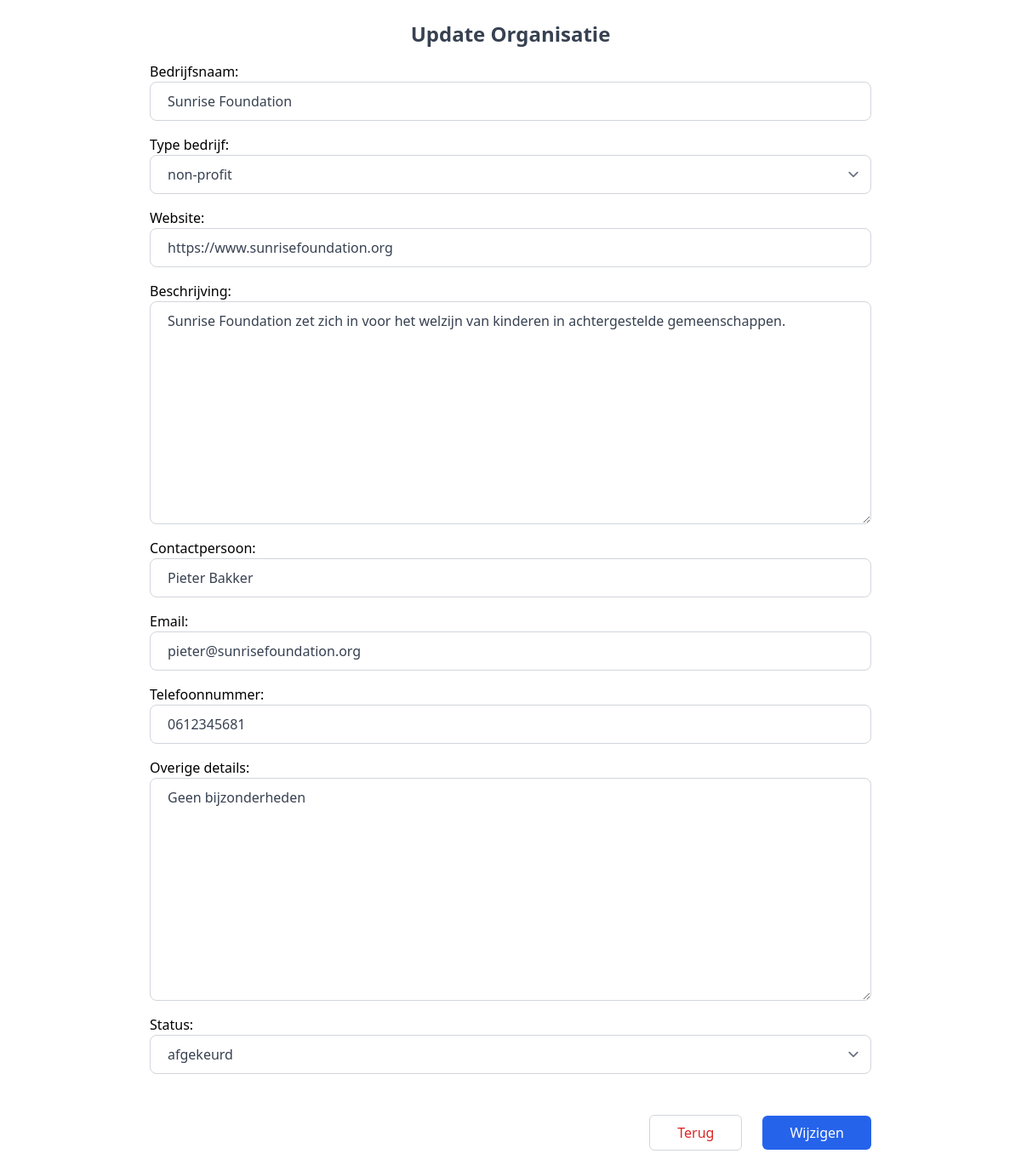
The page /admin_hub/update_organization_status/4/ (signed in) on the database its author committed.
### organization/models.py (models this page shows)
class Organization(models.Model):
    objects = models.Manager()
    bedrijfsnaam = models.CharField(max_length=255)
    type_bedrijf = models.CharField(max_length=255, choices=type_bedrijf)
    website = models.TextField()
    beschrijving = models.TextField()
    contactpersoon = models.CharField(max_length=255)
    email = models.EmailField(max_length=255)
    telefoonnummer = models.CharField(max_length=255)
    Overige_details = models.TextField(null=True)
    created_at = models.DateTimeField(auto_now_add=True)
    updated_at = models.DateTimeField(auto_now_add=True)
    status = models.CharField(choices=status_keuzes, max_length=50)
    class Meta:
        db_table = "organization"

### admin_hub/views.py (the view)
@login_required
def update_organization_status(request, id):
    organization = get_object_or_404(Organization, id=id)
    if request.method == "POST":
        form = UpdateOrganizationForm(request.POST, instance=organization)
        if form.is_valid():
            organization.status = form.cleaned_data["status"]
            organization.save()
            return redirect("bedrijven")
        else:
            return render(
                request, "update_organizations.jinja", {"organization": organization, "form": form}
            )
    else:
        form = UpdateOrganizationForm(instance=organization)
    return render(
        request, "update_organizations.jinja", {"organization": organization, "form": form}
    )

### admin_hub/templates/update_organizations.jinja (shortened to what this page needs)
{% extends "tailwind_loader.jinja" %}
{% block content %}
    <div class="max-w-4xl p-6 mx-auto bg-white rounded-md dark:bg-gray-800">
        <h2 class="text-2xl mb-4 text-center font-semibold text-gray-700 capitalize dark:text-white">Update Organisatie</h2>
        <form action="{% url 'update_organization_status' organization.id %}" method="POST">
            {{ form }}
            <div class="mt-6 flex items-center justify-end gap-x-6">
                <div class="flex justify-end mt-6">
                    <a href="{% url 'bedrijven' %}">
                        <button type="button"
                                class="px-8 py-2.5 leading-5 border border-gray-300 text-red-600 transition-colors duration-300 transform rounded-md hover:bg-gray-200 focus:outline-none focus:bg-gray-200">
                            Terug
                        </button>
                    </a>
                </div>
                <div class="flex justify-end mt-6">
                    <button type="submit"
                            class="px-8 py-2.5 leading-5 text-white transition-colors duration-300 transform bg-blue-600 rounded-md hover:bg-blue-700 focus:outline-none focus:bg-blue-700">
                        Wijzigen
                    </button>
                </div>
            </div>
        </form>
    </div>
{% endblock %}

### rows shown on the page
Organization: bedrijfsnaam "Sunrise Foundation", type_bedrijf "non-profit", website "https://www.sunrisefoundation.org", beschrijving "Sunrise Foundation zet zich in voor het welzijn van kinderen in achtergestelde gemeenschappen.", contactpersoon "Pieter Bakker", email "pieter@sunrisefoundation.org", telefoonnummer "0612345681", Overige_details "Geen bijzonderheden", status "afgekeurd"
